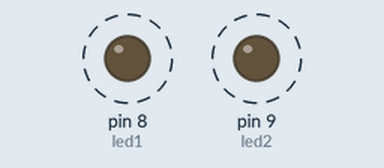
Bench run of a sketch on a simulated Arduino Uno, built with avr-gcc and run on an emulated ATmega328P. On the bench: output pins drawn as LEDs (lit = HIGH). Dashed ring = blinking.

Above: at 0.1 s.
Timing chart, 0 to 4.6 s (numbered marks = the images above):
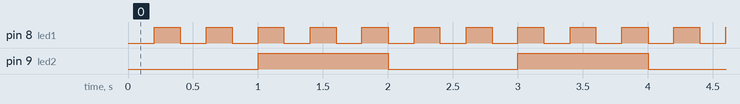

Measured:
- by itself, pin 8 (led1): alternates HIGH for 0.20 s and LOW for 0.20 s
- by itself, pin 9 (led2): alternates HIGH for 1.0 s and LOW for 1.0 s
- by itself, everything shown: repeats every 2.0 s, in 10 steps

The sketch:

2LED.ino.ino
```cpp
const int led1 = 8;
const int led2 = 9;
unsigned long previousMillis1 = 0;
unsigned long previousMillis2 = 0;

void setup() {
  pinMode(led1, OUTPUT);
  pinMode(led2, OUTPUT);
}

void loop() {
  unsigned long currentMillis = millis();
  if (currentMillis - previousMillis1 >= 200) {
    digitalWrite(led1, !digitalRead(led1));
    previousMillis1 = currentMillis;
  }

  if (currentMillis - previousMillis2 >= 1000) {
    digitalWrite(led2, !digitalRead(led2));
    previousMillis2 = currentMillis;
  }
}
```
